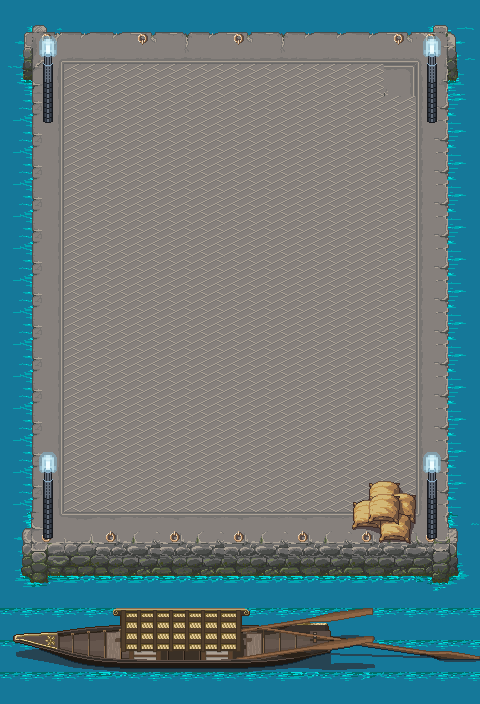

This is a level from a 2D game, rendered from its Tiled map with the project's own tilesets. A one-line summary and the map file follow, with tile-layer data summarised:
An orthogonal 15x22 tile map with 32x32 px tiles, 3 tile layers (Theme, SB, Object).

<map version="1.2" tiledversion="1.3.1" orientation="orthogonal" renderorder="right-down" compressionlevel="-1" width="15" height="22" tilewidth="32" tileheight="32" infinite="0" nextlayerid="10" nextobjectid="4">
 <tileset firstgid="1" name="obj_misk_atlas" tilewidth="32" tileheight="32" tilecount="1024" columns="32">
  <image source="obj_misk_atlas.png" width="1024" height="1024" />
 </tileset>
 <layer id="1" name="Theme" width="15" height="22">
  <data>[330 cells, 330 non-empty, 48 distinct tile ids]</data>
 </layer>
 <layer id="2" name="SB" width="15" height="22">
  <data>[330 cells, 42 non-empty, 33 distinct tile ids]</data>
 </layer>
 <layer id="3" name="Object" width="15" height="22">
  <data>[330 cells, 4 non-empty, 4 distinct tile ids]</data>
 </layer>
 <objectgroup id="4" name="Wall" />
 <objectgroup id="5" name="Kill" />
 <objectgroup id="6" name="Key" />
 <objectgroup id="8" name="Moving Wall" />
 <objectgroup id="9" name="Explode" />
</map>
